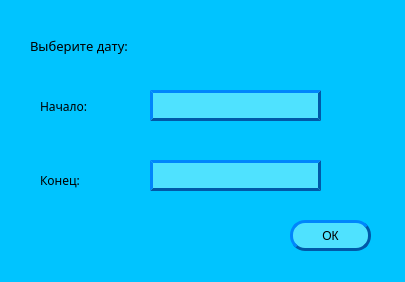
<?xml version="1.0" encoding="UTF-8"?>
<ui version="4.0">
 <class>Form</class>
 <widget class="QWidget" name="Form">
  <property name="geometry">
   <rect>
    <x>0</x>
    <y>0</y>
    <width>405</width>
    <height>282</height>
   </rect>
  </property>
  <property name="windowTitle">
   <string>Form</string>
  </property>
  <property name="styleSheet">
   <string notr="true">background-color: rgb(0, 196, 255)</string>
  </property>
  <widget class="QLineEdit" name="starting">
   <property name="geometry">
    <rect>
     <x>150</x>
     <y>90</y>
     <width>171</width>
     <height>31</height>
    </rect>
   </property>
   <property name="styleSheet">
    <string notr="true">border-radius: 25;
border-width: 3px;
border-style: outset;
border-color: rgb(0, 89, 168);
background-color: rgb(79, 226, 255)</string>
   </property>
  </widget>
  <widget class="QLineEdit" name="finishing">
   <property name="geometry">
    <rect>
     <x>150</x>
     <y>160</y>
     <width>171</width>
     <height>31</height>
    </rect>
   </property>
   <property name="styleSheet">
    <string notr="true">border-radius: 25;
border-width: 3px;
border-style: outset;
border-color: rgb(0, 89, 168);
background-color: rgb(79, 226, 255)</string>
   </property>
  </widget>
  <widget class="QLabel" name="label">
   <property name="geometry">
    <rect>
     <x>30</x>
     <y>30</y>
     <width>181</width>
     <height>31</height>
    </rect>
   </property>
   <property name="font">
    <font>
     <family>Bahnschrift SemiBold</family>
     <pointsize>10</pointsize>
    </font>
   </property>
   <property name="text">
    <string>Выберите датy:</string>
   </property>
  </widget>
  <widget class="QLabel" name="label_2">
   <property name="geometry">
    <rect>
     <x>40</x>
     <y>96</y>
     <width>71</width>
     <height>20</height>
    </rect>
   </property>
   <property name="font">
    <font>
     <family>Bahnschrift SemiBold</family>
     <pointsize>9</pointsize>
    </font>
   </property>
   <property name="text">
    <string>Начало:</string>
   </property>
  </widget>
  <widget class="QLabel" name="label_3">
   <property name="geometry">
    <rect>
     <x>40</x>
     <y>170</y>
     <width>71</width>
     <height>20</height>
    </rect>
   </property>
   <property name="font">
    <font>
     <family>Bahnschrift SemiBold</family>
     <pointsize>9</pointsize>
    </font>
   </property>
   <property name="text">
    <string>Конец:</string>
   </property>
  </widget>
  <widget class="QPushButton" name="OK_btn">
   <property name="geometry">
    <rect>
     <x>290</x>
     <y>220</y>
     <width>81</width>
     <height>31</height>
    </rect>
   </property>
   <property name="styleSheet">
    <string notr="true">border-radius: 15;
border-width: 3px;
border-style: outset;
border-color: rgb(0, 89, 168);
background-color: rgb(79, 226, 255)</string>
   </property>
   <property name="text">
    <string>ОК</string>
   </property>
  </widget>
 </widget>
 <resources/>
 <connections/>
</ui>
